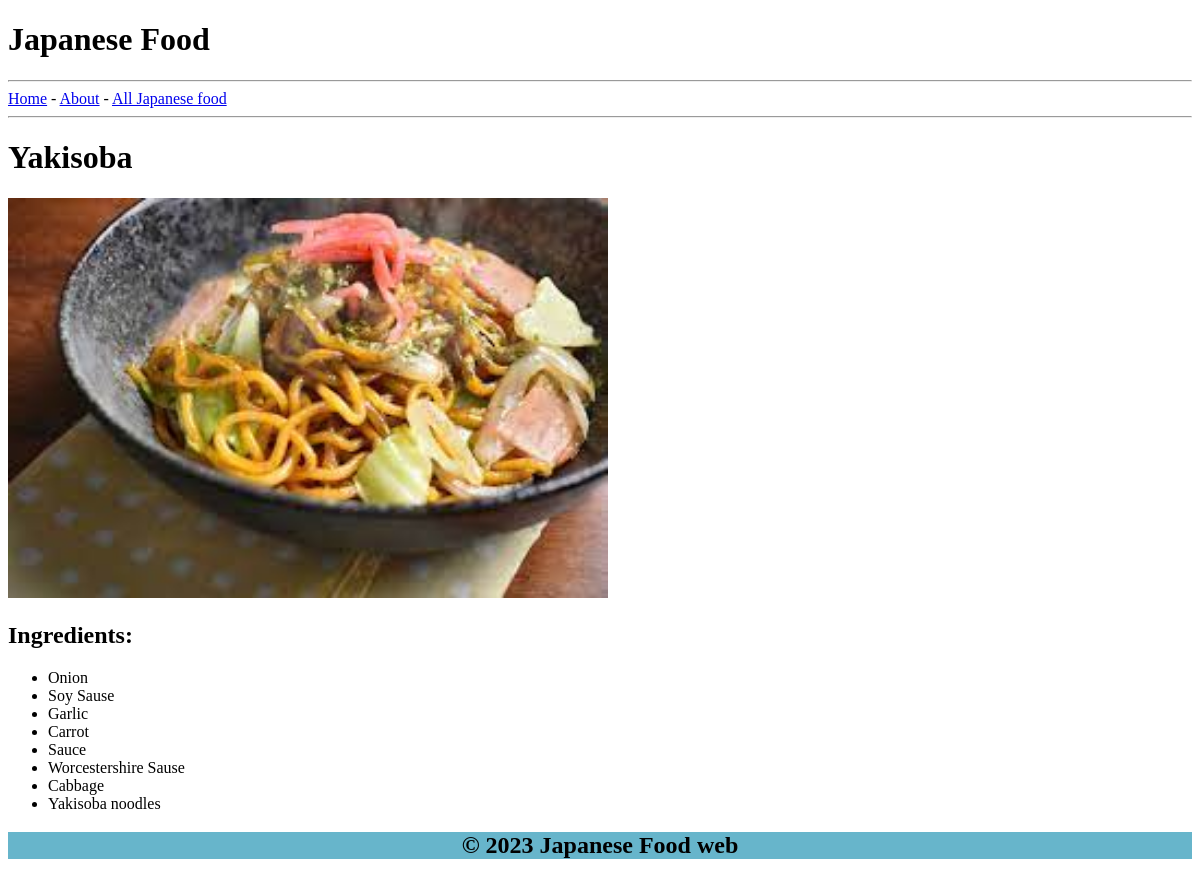
Before: /Japanese_food/5 with the older database file.
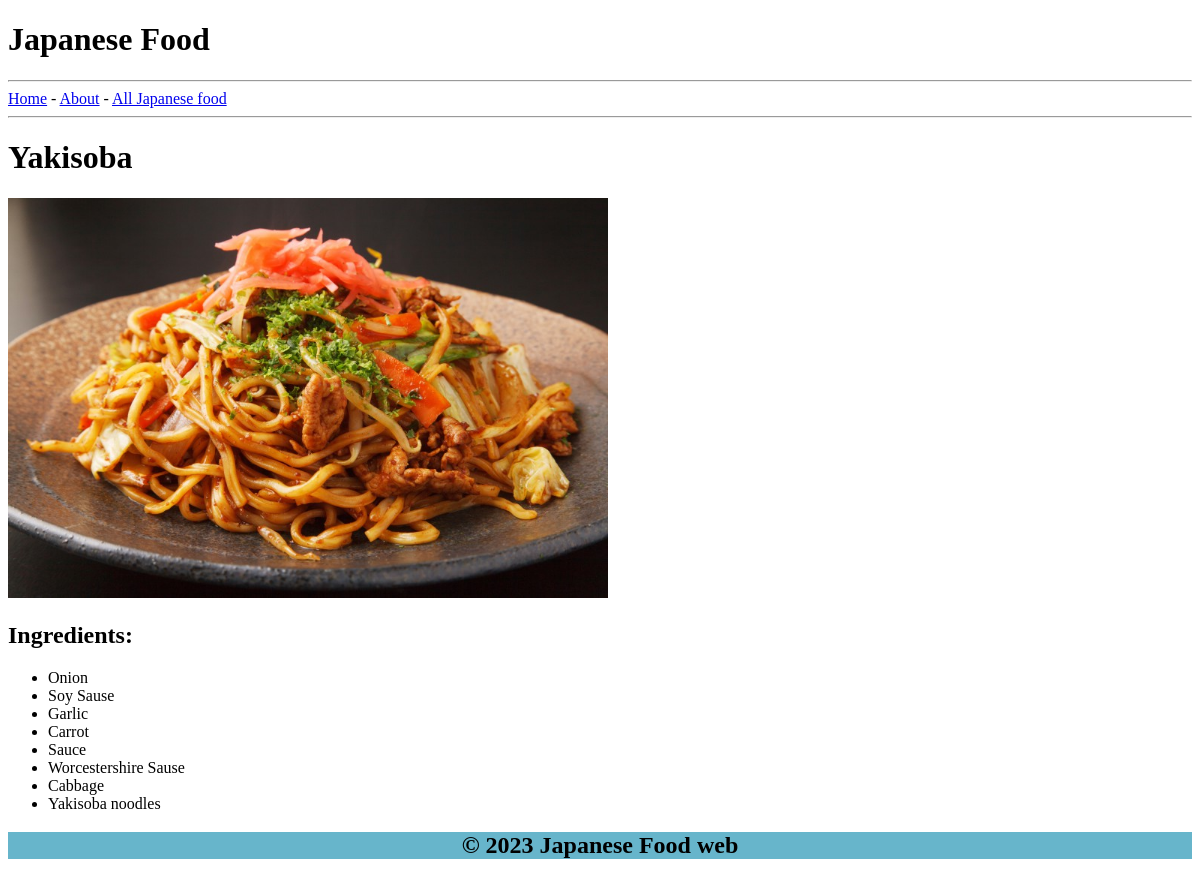
After: the same page with the newer database file.
### app/models.py (models this page shows, shortened)
class Meal(db.Model):
    __tablename__ = "Meal"
    id = db.Column(db.Integer, primary_key=True)
    name = db.Column(db.String())
    description = db.Column(db.Text())
    price = db.Column(db.Text())
    image_url = db.Column(db.Text())  # Add this line for the image URL
    base_id = db.Column(db.Integer, db.ForeignKey('Base.id'))
    base = db.relationship('Base', backref='meals')
    ingredients = db.relationship('Ingredient', secondary=MealIngredient, backref='meals')

class Ingredient(db.Model):
    __tablename__ = "Ingredient"
    id = db.Column(db.Integer, primary_key=True)
    name = db.Column(db.String())
    description = db.Column(db.Text())
    def __repr__(self):
        return self.name

### app/routes.py (the view)
@app.route('/Japanese_food/<int:id>')
def Japanese_food(id):
    Japanese_food = models.Meal.query.get(id)
    if not Japanese_food:
        abort(404)  # Return a 404 error if the meal with the given id doesn't exist
    return render_template('Japanese_food.html', Japanese_food=Japanese_food)

### app/templates/Japanese_food.html
{% extends 'layout.html' %}
{% block content %}
<div class="japanese-food-details">
  <h1 class="food-name">{{ Japanese_food.name }}</h1>
  <img class="food-image" src="{{ Japanese_food.image_url }}" alt="{{ Japanese_food.name }}" width="600" height="400">
  <div class="ingredients">
    <h2>Ingredients:</h2>
    <ul>
      {% for ingredient in Japanese_food.ingredients %}
        <li>{{ ingredient }}</li>
      {% endfor %}
    </ul>
  </div>
</div>
{% endblock %}

### app/templates/layout.html (shortened to what this page needs)
<!doctype html>
<html>
 <head>
 </head>
 <body>
   {% include 'header.html' %}
   {% include 'nav.html' %}
   {% block content %}{% endblock %}
   {% include 'footer.html' %}
 </body>
</html>

### app/templates/header.html
<header>
    <h1 style="color:rgba(0, 0, 0, 0.)";>Japanese Food</h1>
   </header>

### app/templates/nav.html
<nav>
    <hr>
    <a href="/">Home</a> - <a href="/about">About</a> - <a href="/all_Japanese_food">All Japanese food</a>
    <hr>
   </nav>

### app/templates/footer.html
<footer>
    <h2 style="background-color:rgb(103, 181, 203);text-align:center;">&copy; 2023 Japanese Food web</h2>
  </footer>

Changed rows visible on the page:
changed Meal "Yakisoba": image_url: a different picture
